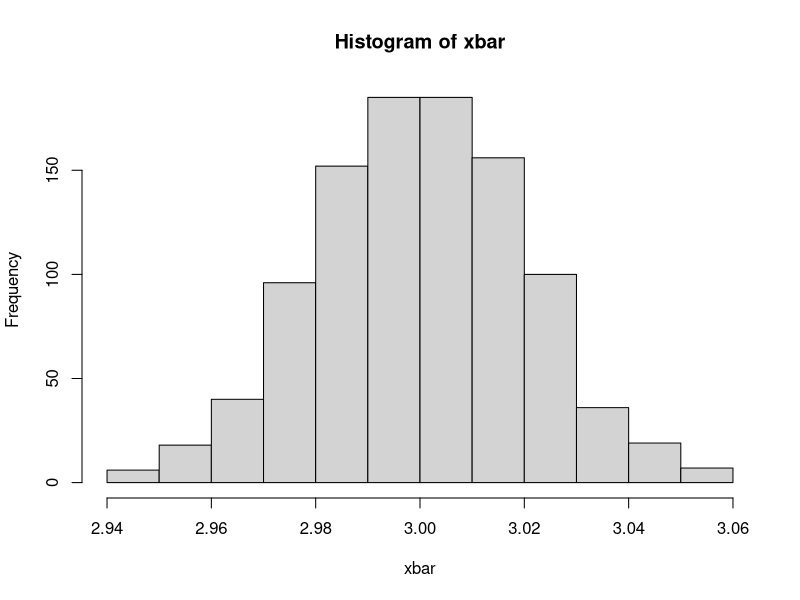
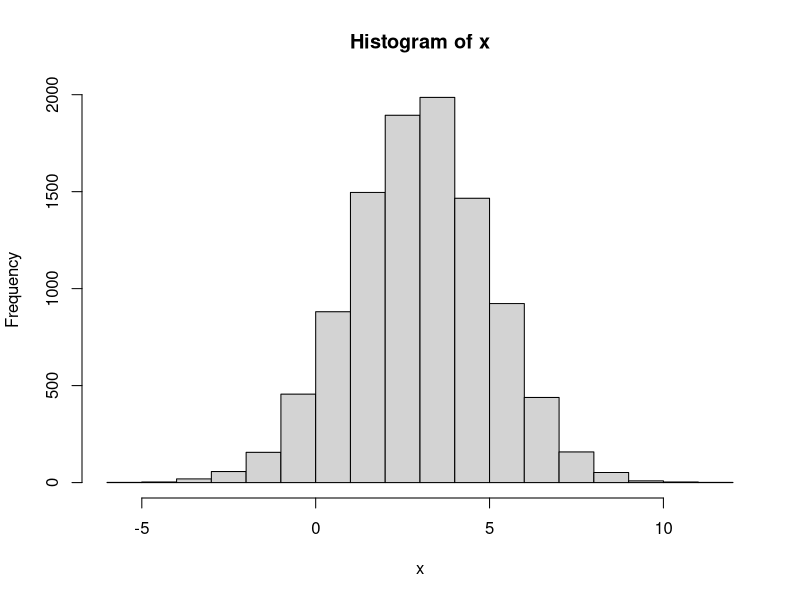

Write the R code that produced these figures, in order. (Note: a time limit stopped this script after it produced the figures.)
#Lab 10(saptamana 11) Statistica 311

#Esantionare dintr-o populatie normala
#m=3 sigma=2(dispersia=4)
m <- 3
sigma <- 2
xbar <- c()
for(i in 1:1000)
{x <- rnorm(10^4,m,sigma)
media <- mean(x)
dispersia <- var(x)
xbar <- c(xbar,media)
}

#Vectorul xbar contine mediile diferitelor esantioane extrase din populatia normala
medie_xbar <- mean(xbar)
dispersia_xbar <- var(xbar)
hist(xbar)
hist(x)




#Legea numerelor mari
#Zarul reprezinta X~Uniform(1,2,...100)
#media teoretica: E(X)=1/100*(1+2+3+...+100)=1/100*100*101/2=50.5
zar <- 1:100

########## Functia sample
set.seed(5)
x <- sample(1:5,3) #implicit foloseste repartitia uniforma si extragerile sunt fara revenire
sample(1:5,10, replace=T) #Trebuie sa fac extrageri cu revenire daca vreau sa extrag 10 valori din 5 disponibile 
x <- sample(1:5, 10000, replace=T, prob=c(1/10,2/10,3/10,2/10,2/10))
table(x)/10^4

##############################################################################
#Functia care va realiza esantionarea
#n este numarul de aruncari

arunca <- function(n) {
  mean(sample(zar, size = n, replace = TRUE))
}

# sapply(1:10000, arunca) este echivalent cu apelul functiei arunca, pe rand, cu toate valorile
# de la 1 la 10 000
plot(sapply(0:100000, arunca), type = "o", xlab = "numarul de aruncari", ylab = "media")
#Functia abline deseneaza drepte orizontale(h=ceva) sau verticale(v=ceva) peste un grafic
abline(h = 50.5, col = "red")


#Teorema limita centrala
alt_zar <- sample(1:100,10000, replace= TRUE)
hist(alt_zar, col ="light blue")
abline(v=50.5, col = "red")

x10 <- c()
k <- 10000
for ( i in 1:k) {
  x10[i] = mean(sample(1:100,10, replace = TRUE))}
hist(x10, col ="pink", main="Esantion de volum 10",xlab ="Rezultatul aruncarii",freq=F)
abline(v = mean(x10), col = "Red")
abline(v = 50.5, col = "blue")
t <- seq(20,80,0.001)
lines(t,dnorm(t,mean(x10),sd(x10)))
x30 <- c()
x100 <- c()
x1000 <- c()

for ( i in 1:k){
  x30[i] = mean(sample(1:100,30, replace = TRUE))
  x100[i] = mean(sample(1:100,100, replace = TRUE))
  x1000[i] = mean(sample(1:100,1000, replace = TRUE))
}

#functia par imi permite sa gestionez parametri grafici
#mfrow cere un vector cu 2 valori dintre care prima reprezinta numarul de linii si a doua numarul
#de coloane in care va fi impartit spatiul de plotare
par(mfrow=c(1,3))
hist(x30, col ="green",main="n=30",xlab ="Rezultatul aruncarii",freq=F)
abline(v = mean(x30), col = "blue")
t1 <- seq(30,70,0.001)
lines(t1,dnorm(t1,mean(x30),sd(x30)),col="magenta")

hist(x100, col ="light blue", main="n=100",xlab ="Rezultatul aruncarii")
abline(v = mean(x100), col = "red")

hist(x1000, col ="orange",main="n=1000",xlab ="Rezultatul aruncarii",freq=F)
abline(v = mean(x1000), col = "red")
t <- seq(47,54,0.001)
lines(t,dnorm(t,mean(x1000),sd(x1000)),col="magenta")

par(mfrow=c(1,1))


#Tema: 1)Ilustrati TLC pentru repartitiile: Poisson, Geometrica si Exponentiala pentru toate cele 4 dimensiuni de esantion
#      2)Ilustrati LNM pt. repartiile binomiala, poisson si exponentiala
